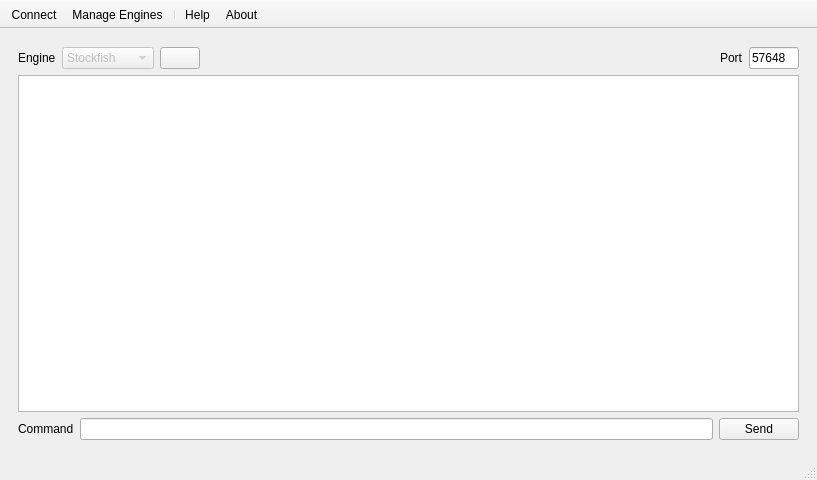
<?xml version="1.0" encoding="UTF-8"?>
<ui version="4.0">
 <class>MainWindow</class>
 <widget class="QMainWindow" name="MainWindow">
  <property name="geometry">
   <rect>
    <x>0</x>
    <y>0</y>
    <width>817</width>
    <height>480</height>
   </rect>
  </property>
  <property name="windowTitle">
   <string>MainWindow</string>
  </property>
  <property name="windowIcon">
   <iconset resource="../oxygen-icons-png/oxygen.qrc">
    <normaloff>:/themes/oxygen/16x16/actions/view-object-histogram-logarithmic.png</normaloff>:/themes/oxygen/16x16/actions/view-object-histogram-logarithmic.png</iconset>
  </property>
  <property name="dockOptions">
   <set>QMainWindow::AllowTabbedDocks|QMainWindow::AnimatedDocks</set>
  </property>
  <widget class="QWidget" name="centralwidget">
   <layout class="QVBoxLayout" name="verticalLayout">
    <item>
     <widget class="QWidget" name="widget" native="true">
      <layout class="QVBoxLayout" name="verticalLayout_3">
       <item>
        <layout class="QVBoxLayout" name="verticalLayout_2">
         <item>
          <layout class="QHBoxLayout" name="horizontalLayout">
           <item>
            <widget class="QLabel" name="label_2">
             <property name="text">
              <string>Engine</string>
             </property>
            </widget>
           </item>
           <item>
            <widget class="QComboBox" name="comboBoxEngines">
             <property name="enabled">
              <bool>false</bool>
             </property>
             <property name="toolTip">
              <string>Engine to use</string>
             </property>
             <property name="statusTip">
              <string>Engine to use</string>
             </property>
             <item>
              <property name="text">
               <string>Stockfish</string>
              </property>
             </item>
             <item>
              <property name="text">
               <string>Crafty</string>
              </property>
             </item>
             <item>
              <property name="text">
               <string>GNUChess</string>
              </property>
             </item>
            </widget>
           </item>
           <item>
            <widget class="QPushButton" name="pushButton">
             <property name="enabled">
              <bool>true</bool>
             </property>
             <property name="text">
              <string/>
             </property>
             <property name="icon">
              <iconset resource="../oxygen-icons-png/oxygen.qrc">
               <normaloff>:/themes/oxygen/16x16/actions/arrow-right.png</normaloff>:/themes/oxygen/16x16/actions/arrow-right.png</iconset>
             </property>
            </widget>
           </item>
           <item>
            <widget class="QPushButton" name="pushButtonConfigureEngine">
             <property name="toolTip">
              <string>Configure Engine</string>
             </property>
             <property name="statusTip">
              <string>Configure Engine</string>
             </property>
             <property name="text">
              <string/>
             </property>
             <property name="icon">
              <iconset resource="../oxygen-icons-png/oxygen.qrc">
               <normaloff>:/themes/oxygen/16x16/actions/configure.png</normaloff>:/themes/oxygen/16x16/actions/configure.png</iconset>
             </property>
             <property name="flat">
              <bool>true</bool>
             </property>
            </widget>
           </item>
           <item>
            <widget class="QPushButton" name="pushButtonAddEngine">
             <property name="toolTip">
              <string>Add Engine</string>
             </property>
             <property name="statusTip">
              <string>Add Engine</string>
             </property>
             <property name="text">
              <string/>
             </property>
             <property name="icon">
              <iconset resource="../oxygen-icons-png/oxygen.qrc">
               <normaloff>:/themes/oxygen/16x16/actions/archive-insert.png</normaloff>:/themes/oxygen/16x16/actions/archive-insert.png</iconset>
             </property>
             <property name="flat">
              <bool>true</bool>
             </property>
            </widget>
           </item>
           <item>
            <widget class="QPushButton" name="pushButtonDeleteEngine">
             <property name="toolTip">
              <string>Delete Engine</string>
             </property>
             <property name="statusTip">
              <string>Delete Engine</string>
             </property>
             <property name="text">
              <string/>
             </property>
             <property name="icon">
              <iconset resource="../oxygen-icons-png/oxygen.qrc">
               <normaloff>:/themes/oxygen/16x16/actions/archive-remove.png</normaloff>:/themes/oxygen/16x16/actions/archive-remove.png</iconset>
             </property>
             <property name="flat">
              <bool>true</bool>
             </property>
            </widget>
           </item>
           <item>
            <spacer name="horizontalSpacer">
             <property name="orientation">
              <enum>Qt::Horizontal</enum>
             </property>
             <property name="sizeType">
              <enum>QSizePolicy::Expanding</enum>
             </property>
             <property name="sizeHint" stdset="0">
              <size>
               <width>0</width>
               <height>0</height>
              </size>
             </property>
            </spacer>
           </item>
           <item>
            <widget class="QLabel" name="label">
             <property name="text">
              <string>Port</string>
             </property>
            </widget>
           </item>
           <item>
            <widget class="QLineEdit" name="lineEditPort">
             <property name="maximumSize">
              <size>
               <width>50</width>
               <height>16777215</height>
              </size>
             </property>
             <property name="toolTip">
              <string>Port to communicate with browser</string>
             </property>
             <property name="statusTip">
              <string>Port for browser access</string>
             </property>
             <property name="text">
              <string>57648</string>
             </property>
             <property name="maxLength">
              <number>5</number>
             </property>
            </widget>
           </item>
          </layout>
         </item>
         <item>
          <widget class="QTextBrowser" name="textBrowserStdout"/>
         </item>
         <item>
          <layout class="QHBoxLayout" name="horizontalLayout_2">
           <item>
            <widget class="QLabel" name="label_3">
             <property name="text">
              <string>Command</string>
             </property>
            </widget>
           </item>
           <item>
            <widget class="QLineEdit" name="lineEditCmd">
             <property name="toolTip">
              <string>Send command</string>
             </property>
             <property name="statusTip">
              <string>Send command</string>
             </property>
            </widget>
           </item>
           <item>
            <widget class="QPushButton" name="pushButtonSend">
             <property name="text">
              <string>Send</string>
             </property>
            </widget>
           </item>
          </layout>
         </item>
        </layout>
       </item>
      </layout>
     </widget>
    </item>
   </layout>
  </widget>
  <widget class="QToolBar" name="toolBar">
   <property name="enabled">
    <bool>true</bool>
   </property>
   <property name="minimumSize">
    <size>
     <width>0</width>
     <height>0</height>
    </size>
   </property>
   <property name="windowTitle">
    <string>toolBar</string>
   </property>
   <property name="movable">
    <bool>false</bool>
   </property>
   <property name="iconSize">
    <size>
     <width>48</width>
     <height>48</height>
    </size>
   </property>
   <property name="toolButtonStyle">
    <enum>Qt::ToolButtonTextUnderIcon</enum>
   </property>
   <property name="floatable">
    <bool>false</bool>
   </property>
   <attribute name="toolBarArea">
    <enum>TopToolBarArea</enum>
   </attribute>
   <attribute name="toolBarBreak">
    <bool>false</bool>
   </attribute>
   <addaction name="actionConnect"/>
   <addaction name="actionEnginesManagement"/>
   <addaction name="separator"/>
   <addaction name="actionHelp"/>
   <addaction name="actionAbout"/>
  </widget>
  <widget class="QStatusBar" name="statusBar"/>
  <action name="actionConnect">
   <property name="icon">
    <iconset resource="../oxygen-icons-png/oxygen.qrc">
     <normaloff>:/themes/oxygen/48x48/actions/format-connect-node.png</normaloff>:/themes/oxygen/48x48/actions/format-connect-node.png</iconset>
   </property>
   <property name="text">
    <string>Connect</string>
   </property>
   <property name="toolTip">
    <string>Connect</string>
   </property>
  </action>
  <action name="actionEnginesManagement">
   <property name="icon">
    <iconset resource="../oxygen-icons-png/oxygen.qrc">
     <normaloff>:/themes/oxygen/48x48/actions/configure.png</normaloff>:/themes/oxygen/48x48/actions/configure.png</iconset>
   </property>
   <property name="text">
    <string>Manage Engines</string>
   </property>
  </action>
  <action name="actionHelp">
   <property name="icon">
    <iconset resource="../oxygen-icons-png/oxygen.qrc">
     <normaloff>:/themes/oxygen/48x48/actions/help-contextual.png</normaloff>:/themes/oxygen/48x48/actions/help-contextual.png</iconset>
   </property>
   <property name="text">
    <string>Help</string>
   </property>
   <property name="toolTip">
    <string>Help</string>
   </property>
  </action>
  <action name="actionAbout">
   <property name="icon">
    <iconset resource="../oxygen-icons-png/oxygen.qrc">
     <normaloff>:/themes/oxygen/48x48/actions/help-about.png</normaloff>:/themes/oxygen/48x48/actions/help-about.png</iconset>
   </property>
   <property name="text">
    <string>About</string>
   </property>
   <property name="toolTip">
    <string>About</string>
   </property>
  </action>
 </widget>
 <resources>
  <include location="../oxygen-icons-png/oxygen.qrc"/>
 </resources>
 <connections>
  <connection>
   <sender>actionAbout</sender>
   <signal>triggered()</signal>
   <receiver>MainWindow</receiver>
   <slot>openAboutDialog()</slot>
   <hints>
    <hint type="sourcelabel">
     <x>-1</x>
     <y>-1</y>
    </hint>
    <hint type="destinationlabel">
     <x>289</x>
     <y>-208</y>
    </hint>
   </hints>
  </connection>
 </connections>
 <slots>
  <slot>openAboutDialog()</slot>
 </slots>
</ui>
